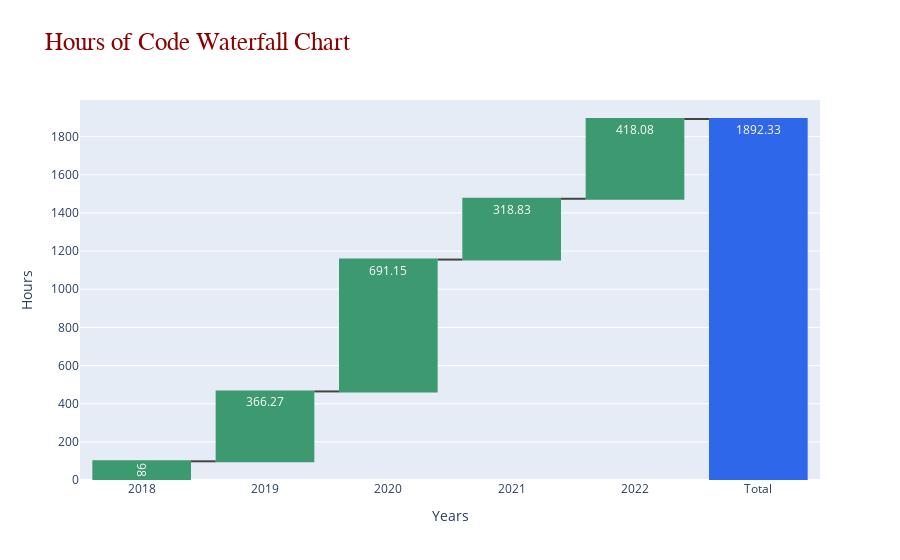

Source (notebook cell):
### Code cell
#Waterfall Chart
yvalues= time_per_year["HOURS"].round(2).append(pd.Series([hours_coded]).round(2), ignore_index=True)
fig1  = go.Figure()
fig1.add_trace(go.Waterfall(      

                  x = time_per_year["YEAR"].append(pd.Series(["Total"]), ignore_index=True).astype(str), 
                  y = yvalues,
                  measure = ["relative", "relative","relative",
                             "relative", "relative","total"],
                  base = 0,
                  text = yvalues, textposition = 'inside',      
                  totals = {"marker":{"color":'rgb(47, 103, 234)' }}    
                ))           
fig1.update_yaxes(title = 'Hours')
fig1.update_xaxes(title = 'Years')      
fig1.update_layout(
                   title_text = "Hours of Code Waterfall Chart",
                   title_font = dict(size=25,family='Verdana',
                                     color='darkred'))                 
fig1.show()

### Figure 1 — Plotly figure (JSON) as saved in the notebook; plotly's stock layout.template omitted (floating-point values rounded to 4 significant figures)
{"data": [{"base": 0, "measure": ["relative", "relative", "relative", "relative", "relative", "total"], "text": [98, 366.3, 691.1, 318.8, 418.1, 1892.0], "textposition": "inside", "totals": {"marker": {"color": "rgb(47, 103, 234)"}}, "type": "waterfall", "x": ["2018", "2019", "2020", "2021", "2022", "Total"], "y": [98, 366.3, 691.1, 318.8, 418.1, 1892.0]}], "layout": {"title": {"font": {"color": "darkred", "family": "Verdana", "size": 25}, "text": "Hours of Code Waterfall Chart"}, "xaxis": {"title": {"text": "Years"}}, "yaxis": {"title": {"text": "Hours"}}}}
